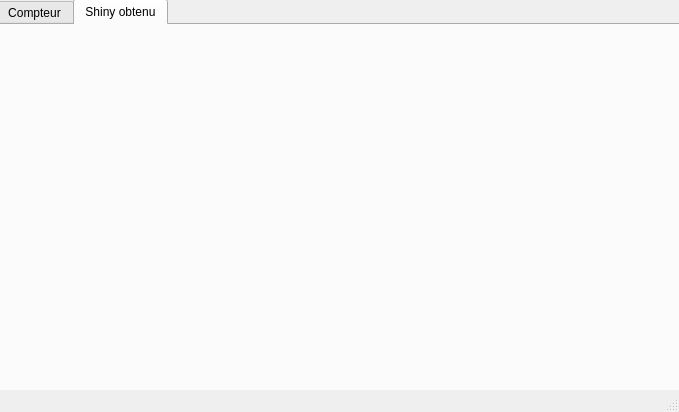
<?xml version="1.0" encoding="UTF-8"?>
<ui version="4.0">
 <class>MainWindow</class>
 <widget class="QMainWindow" name="MainWindow">
  <property name="enabled">
   <bool>true</bool>
  </property>
  <property name="geometry">
   <rect>
    <x>0</x>
    <y>0</y>
    <width>679</width>
    <height>412</height>
   </rect>
  </property>
  <property name="sizePolicy">
   <sizepolicy hsizetype="Preferred" vsizetype="Preferred">
    <horstretch>0</horstretch>
    <verstretch>0</verstretch>
   </sizepolicy>
  </property>
  <property name="minimumSize">
   <size>
    <width>672</width>
    <height>0</height>
   </size>
  </property>
  <property name="font">
   <font>
    <weight>50</weight>
    <italic>false</italic>
    <bold>false</bold>
    <kerning>true</kerning>
   </font>
  </property>
  <property name="windowTitle">
   <string>Open Hunter</string>
  </property>
  <property name="autoFillBackground">
   <bool>false</bool>
  </property>
  <widget class="QWidget" name="centralWidget">
   <widget class="QTabWidget" name="tabWidget">
    <property name="geometry">
     <rect>
      <x>-4</x>
      <y>-1</y>
      <width>701</width>
      <height>411</height>
     </rect>
    </property>
    <property name="currentIndex">
     <number>1</number>
    </property>
    <widget class="QWidget" name="tab">
     <attribute name="title">
      <string>Compteur</string>
     </attribute>
     <widget class="QLabel" name="nb_Chaine">
      <property name="geometry">
       <rect>
        <x>190</x>
        <y>60</y>
        <width>31</width>
        <height>31</height>
       </rect>
      </property>
      <property name="frameShape">
       <enum>QFrame::NoFrame</enum>
      </property>
      <property name="text">
       <string>&lt;html&gt;&lt;head/&gt;&lt;body&gt;&lt;p&gt;0&lt;/p&gt;&lt;/body&gt;&lt;/html&gt;</string>
      </property>
     </widget>
     <widget class="QLabel" name="nb_brise">
      <property name="enabled">
       <bool>true</bool>
      </property>
      <property name="geometry">
       <rect>
        <x>190</x>
        <y>150</y>
        <width>31</width>
        <height>33</height>
       </rect>
      </property>
      <property name="minimumSize">
       <size>
        <width>31</width>
        <height>33</height>
       </size>
      </property>
      <property name="frameShape">
       <enum>QFrame::NoFrame</enum>
      </property>
      <property name="text">
       <string>&lt;html&gt;&lt;head/&gt;&lt;body&gt;&lt;p&gt;0&lt;/p&gt;&lt;/body&gt;&lt;/html&gt;</string>
      </property>
      <property name="margin">
       <number>0</number>
      </property>
     </widget>
     <widget class="QLabel" name="lab_Techniques">
      <property name="geometry">
       <rect>
        <x>270</x>
        <y>180</y>
        <width>141</width>
        <height>19</height>
       </rect>
      </property>
      <property name="text">
       <string>Technique de chasse</string>
      </property>
     </widget>
     <widget class="QLabel" name="Proba">
      <property name="geometry">
       <rect>
        <x>480</x>
        <y>120</y>
        <width>181</width>
        <height>19</height>
       </rect>
      </property>
      <property name="text">
       <string/>
      </property>
     </widget>
     <widget class="QLabel" name="lab_Proba">
      <property name="geometry">
       <rect>
        <x>320</x>
        <y>120</y>
        <width>331</width>
        <height>19</height>
       </rect>
      </property>
      <property name="text">
       <string>&lt;html&gt;&lt;head/&gt;&lt;body&gt;&lt;p&gt;Vous avez 1 chance sur&lt;/p&gt;&lt;/body&gt;&lt;/html&gt;</string>
      </property>
     </widget>
     <widget class="QLabel" name="lab_Chaine">
      <property name="geometry">
       <rect>
        <x>10</x>
        <y>40</y>
        <width>171</width>
        <height>71</height>
       </rect>
      </property>
      <property name="text">
       <string>&lt;html&gt;&lt;head/&gt;&lt;body&gt;&lt;p&gt;&lt;span style=&quot; font-size:14pt;&quot;&gt;Votre chaîne est de : &lt;/span&gt;&lt;/p&gt;&lt;/body&gt;&lt;/html&gt;</string>
      </property>
     </widget>
     <widget class="QLabel" name="lab_Choix_jeu">
      <property name="geometry">
       <rect>
        <x>490</x>
        <y>180</y>
        <width>141</width>
        <height>20</height>
       </rect>
      </property>
      <property name="font">
       <font>
        <kerning>true</kerning>
       </font>
      </property>
      <property name="text">
       <string>Version de pokemon</string>
      </property>
     </widget>
     <widget class="QComboBox" name="Techniques">
      <property name="geometry">
       <rect>
        <x>260</x>
        <y>210</y>
        <width>171</width>
        <height>31</height>
       </rect>
      </property>
      <item>
       <property name="text">
        <string>Rencontre naturelle</string>
       </property>
      </item>
      <item>
       <property name="text">
        <string>Soft Reset</string>
       </property>
      </item>
      <item>
       <property name="text">
        <string>Rencontre de Horde</string>
       </property>
      </item>
      <item>
       <property name="text">
        <string>Méthode Masuda</string>
       </property>
      </item>
      <item>
       <property name="text">
        <string>Safari des Amis</string>
       </property>
      </item>
      <item>
       <property name="text">
        <string>Pêche à la chaîne</string>
       </property>
      </item>
      <item>
       <property name="text">
        <string>NaviDex</string>
       </property>
      </item>
      <item>
       <property name="text">
        <string>Poké Radar</string>
       </property>
      </item>
      <item>
       <property name="text">
        <string>SOS</string>
       </property>
      </item>
     </widget>
     <widget class="QComboBox" name="Choix_jeu">
      <property name="geometry">
       <rect>
        <x>450</x>
        <y>210</y>
        <width>211</width>
        <height>31</height>
       </rect>
      </property>
      <item>
       <property name="text">
        <string>Pokemon Or/Argent/Cristal</string>
       </property>
      </item>
      <item>
       <property name="text">
        <string>Pokemon Rubis/Saphir/Emeraude</string>
       </property>
      </item>
      <item>
       <property name="text">
        <string>Pokemon Rouge Feu/Vert Feuille </string>
       </property>
      </item>
      <item>
       <property name="text">
        <string>Pokemon  Diamant/Perle/Platine</string>
       </property>
      </item>
      <item>
       <property name="text">
        <string>Pokemon Or HeartGold/Argent SoulSilve</string>
       </property>
      </item>
      <item>
       <property name="text">
        <string>Pokemon Noir/Blanc</string>
       </property>
      </item>
      <item>
       <property name="text">
        <string>Pokemon Noir 2/Blanc 2</string>
       </property>
      </item>
      <item>
       <property name="text">
        <string>Pokemon X/Y</string>
       </property>
      </item>
      <item>
       <property name="text">
        <string>Pokemon Rubis Omega/Saphir Alpha</string>
       </property>
      </item>
      <item>
       <property name="text">
        <string>Pokemon Soleil/Lune</string>
       </property>
      </item>
      <item>
       <property name="text">
        <string>Pokemon Ultra Soleil/Ultra Lune</string>
       </property>
      </item>
      <item>
       <property name="text">
        <string>Pokemon  Let's Go Pikachu/Let's Go Évoli</string>
       </property>
      </item>
      <item>
       <property name="text">
        <string>Pokemon Épée/Bouclier</string>
       </property>
      </item>
     </widget>
     <widget class="QPushButton" name="bouton_Chaine">
      <property name="geometry">
       <rect>
        <x>550</x>
        <y>260</y>
        <width>111</width>
        <height>51</height>
       </rect>
      </property>
      <property name="text">
       <string>+1</string>
      </property>
     </widget>
     <widget class="QPushButton" name="Capture">
      <property name="geometry">
       <rect>
        <x>260</x>
        <y>280</y>
        <width>121</width>
        <height>71</height>
       </rect>
      </property>
      <property name="text">
       <string/>
      </property>
     </widget>
     <widget class="QLabel" name="lab_Brise">
      <property name="geometry">
       <rect>
        <x>20</x>
        <y>130</y>
        <width>171</width>
        <height>71</height>
       </rect>
      </property>
      <property name="text">
       <string>&lt;html&gt;&lt;head/&gt;&lt;body&gt;&lt;p&gt;&lt;span style=&quot; font-size:14pt;&quot;&gt;Vous en avez brisé : &lt;/span&gt;&lt;/p&gt;&lt;/body&gt;&lt;/html&gt;</string>
      </property>
     </widget>
     <widget class="QPushButton" name="bouton_Brise">
      <property name="geometry">
       <rect>
        <x>10</x>
        <y>260</y>
        <width>111</width>
        <height>51</height>
       </rect>
      </property>
      <property name="text">
       <string>Brisée</string>
      </property>
     </widget>
     <widget class="QCheckBox" name="checkBox">
      <property name="enabled">
       <bool>true</bool>
      </property>
      <property name="geometry">
       <rect>
        <x>530</x>
        <y>10</y>
        <width>131</width>
        <height>25</height>
       </rect>
      </property>
      <property name="font">
       <font>
        <weight>50</weight>
        <bold>false</bold>
       </font>
      </property>
      <property name="text">
       <string>Charme chroma</string>
      </property>
      <property name="iconSize">
       <size>
        <width>16</width>
        <height>16</height>
       </size>
      </property>
      <property name="checked">
       <bool>false</bool>
      </property>
     </widget>
     <widget class="QLabel" name="Charme">
      <property name="geometry">
       <rect>
        <x>380</x>
        <y>80</y>
        <width>261</width>
        <height>19</height>
       </rect>
      </property>
      <property name="font">
       <font>
        <weight>50</weight>
        <bold>false</bold>
       </font>
      </property>
      <property name="text">
       <string/>
      </property>
     </widget>
     <widget class="QLabel" name="Image">
      <property name="geometry">
       <rect>
        <x>260</x>
        <y>278</y>
        <width>121</width>
        <height>71</height>
       </rect>
      </property>
      <property name="text">
       <string>TextLabel</string>
      </property>
     </widget>
     <zorder>Image</zorder>
     <zorder>nb_Chaine</zorder>
     <zorder>nb_brise</zorder>
     <zorder>lab_Techniques</zorder>
     <zorder>Proba</zorder>
     <zorder>lab_Proba</zorder>
     <zorder>lab_Chaine</zorder>
     <zorder>lab_Choix_jeu</zorder>
     <zorder>Techniques</zorder>
     <zorder>Choix_jeu</zorder>
     <zorder>bouton_Chaine</zorder>
     <zorder>Capture</zorder>
     <zorder>lab_Brise</zorder>
     <zorder>bouton_Brise</zorder>
     <zorder>checkBox</zorder>
     <zorder>Charme</zorder>
    </widget>
    <widget class="QWidget" name="tab_2">
     <attribute name="title">
      <string>Shiny obtenu</string>
     </attribute>
     <widget class="QLabel" name="Obtenu">
      <property name="geometry">
       <rect>
        <x>10</x>
        <y>10</y>
        <width>651</width>
        <height>361</height>
       </rect>
      </property>
      <property name="layoutDirection">
       <enum>Qt::LeftToRight</enum>
      </property>
      <property name="textFormat">
       <enum>Qt::AutoText</enum>
      </property>
      <property name="alignment">
       <set>Qt::AlignLeading|Qt::AlignLeft|Qt::AlignTop</set>
      </property>
     </widget>
    </widget>
   </widget>
  </widget>
  <widget class="QStatusBar" name="statusBar"/>
 </widget>
 <layoutdefault spacing="6" margin="11"/>
 <tabstops>
  <tabstop>tabWidget</tabstop>
  <tabstop>Techniques</tabstop>
  <tabstop>bouton_Chaine</tabstop>
  <tabstop>Capture</tabstop>
  <tabstop>bouton_Brise</tabstop>
  <tabstop>Choix_jeu</tabstop>
  <tabstop>checkBox</tabstop>
 </tabstops>
 <resources/>
 <connections/>
</ui>
